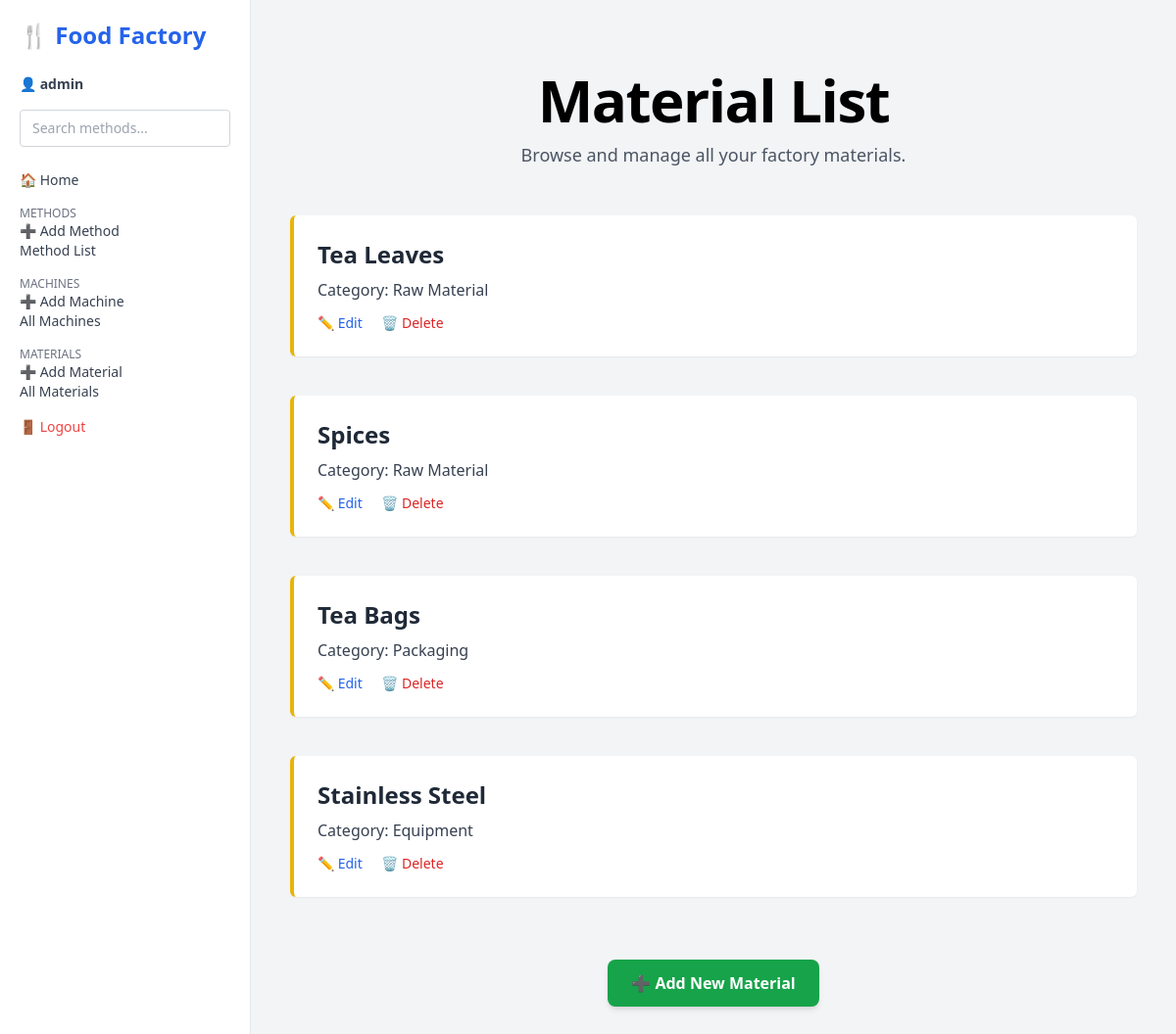
The app's page /materials/ (signed in) with its own data.
### factory_app/models.py (models this page shows, shortened)
class Material(models.Model):
    name = models.CharField(max_length=100)
    material_id = models.CharField(max_length=50)
    category = models.CharField(max_length=50)

### factory_app/views.py (the view)
# urls.py: path("materials/", views.MaterialListView.as_view(), name="material-list"),
class MaterialListView(LoginRequiredMixin, ListView):
    model = Material
    template_name = 'material/materialList.html'
    context_object_name = 'materials'

### factory_app/templates/material/materialList.html (shortened to what this page needs)
{% extends 'base.html' %}
{% block content %}
<div class="px-4 py-12 bg-gray-100 min-h-screen">
  <div class="text-center mb-12">
    <h2 class="text-5xl md:text-6xl font-extrabold mb-3 leading-tight tracking-tight">
      Material List
    </h2>
    {% if request.GET.search %}
      <p class="text-base text-gray-600">
        Showing results for: <strong class="text-blue-600">{{ request.GET.search }}</strong>
      </p>
    {% else %}
      <p class="text-lg text-gray-600">
        Browse and manage all your factory materials.
      </p>
    {% endif %}
  </div>
  {% if materials %}
    <div class="space-y-10 max-w-4xl mx-auto">
      {% for material in materials %}
        <section class="animate-fade-in-up bg-white shadow-sm hover:shadow-md p-6 border-l-4 border-yellow-500 rounded-md transition">
          <h3 class="text-2xl font-semibold text-gray-800 mb-2">
            {{ material.name }}
          </h3>
          <p class="text-gray-700 text-base mb-3">
            Category: <span class="font-medium">{{ material.category }}</span>
          </p>
          <div class="space-x-4 text-sm">
            <a href="{% url 'material-edit' material.pk %}" class="text-blue-600 font-medium hover:underline">✏️ Edit</a>
            <form method="post" action="{% url 'material-delete' material.pk %}" class="inline" onsubmit="return confirm('Are you sure you want to delete this material?');">
              <button type="submit" class="text-red-600 font-medium hover:underline bg-transparent border-none cursor-pointer">
                🗑️ Delete
              </button>
            </form>
          </div>
        </section>
      {% endfor %}
    </div>
  {% else %}
    <p class="text-center text-gray-600 text-lg mt-16">No materials found.</p>
  {% endif %}
  <div class="mt-16 text-center">
    <a href="{% url 'material-add' %}"
       class="inline-block py-3 px-6 bg-green-600 hover:bg-green-700 text-white font-semibold rounded-lg shadow-md transition">
      ➕ Add New Material
    </a>
  </div>
</div>
{% endblock %}

### factory_app/templates/base.html (shortened to what this page needs)
<!DOCTYPE html>
<html lang="en">
  <head>
    <script src="https://cdn.tailwindcss.com"></script>
  </head>
  <body class="bg-gray-100">
    <div class="flex flex-col md:flex-row h-screen">
      <aside id="sidebar" class="md:block hidden w-full md:w-64 bg-white border-r border-gray-200 p-5">
        <h2 class="text-2xl font-bold text-blue-600 mb-6 hidden md:block">🍴 Food Factory</h2>
        {% if user.is_authenticated %}
        <div class="mb-4 text-sm text-gray-700">
          👤 <span class="font-semibold">{{ user.username }}</span>
        </div>
        {% endif %}
        <form method="GET" action="{% url 'method-list' %}" class="mb-6">
          <input
            type="text"
            name="search"
            placeholder="Search methods..."
            class="w-full px-3 py-2 border border-gray-300 rounded text-sm focus:outline-none focus:ring-2 focus:ring-blue-500"
          />
        </form>
        <nav class="space-y-4 text-gray-700 text-sm">
          <a href="{% url 'dashboard' %}" class="block hover:text-blue-500">🏠 Home</a>
          <div class="mt-4">
            <p class="text-gray-500 uppercase text-xs">Methods</p>
            <a href="{% url 'add-method' %}" class="block hover:text-blue-500">➕ Add Method</a>
            <a href="{% url 'method-list' %}" class="block hover:text-blue-500">Method List</a>
          </div>
          <div class="mt-4">
            <p class="text-gray-500 uppercase text-xs">Machines</p>
            <a href="{% url 'machine-add' %}" class="block hover:text-blue-500">➕ Add Machine</a>
            <a href="{% url 'machine-list' %}" class="block hover:text-blue-500">All Machines</a>
          </div>
          <div class="mt-4">
            <p class="text-gray-500 uppercase text-xs">Materials</p>
            <a href="{% url 'material-add' %}" class="block hover:text-blue-500">➕ Add Material</a>
            <a href="{% url 'material-list' %}" class="block hover:text-blue-500">All Materials</a>
          </div>
          <form method="post" action="{% url 'logout' %}" class="mt-10">
            <button class="text-red-500 hover:text-red-700">🚪 Logout</button>
          </form>
        </nav>
      </aside>
      <main class="flex-1 p-6 overflow-y-auto">{% block content %} {% endblock %}</main>
    </div>
  </body>
</html>

### factory_app/templates/material/materialList.html (style rules this page uses)
.animate-fade-in-up { animation: fadeInUp 0.6s ease-out; }

### factory_app/templates/base.html (style rules this page uses)
.animate-fade-in-up { animation: fade-in 1s ease-out, slide-up 1s ease-out; }

### records on screen
Material: name "Tea Leaves", category "Raw Material"
Material: name "Spices", category "Raw Material"
Material: name "Tea Bags", category "Packaging"
Material: name "Stainless Steel", category "Equipment"

### other values on screen
{{ user.username }} "admin"
